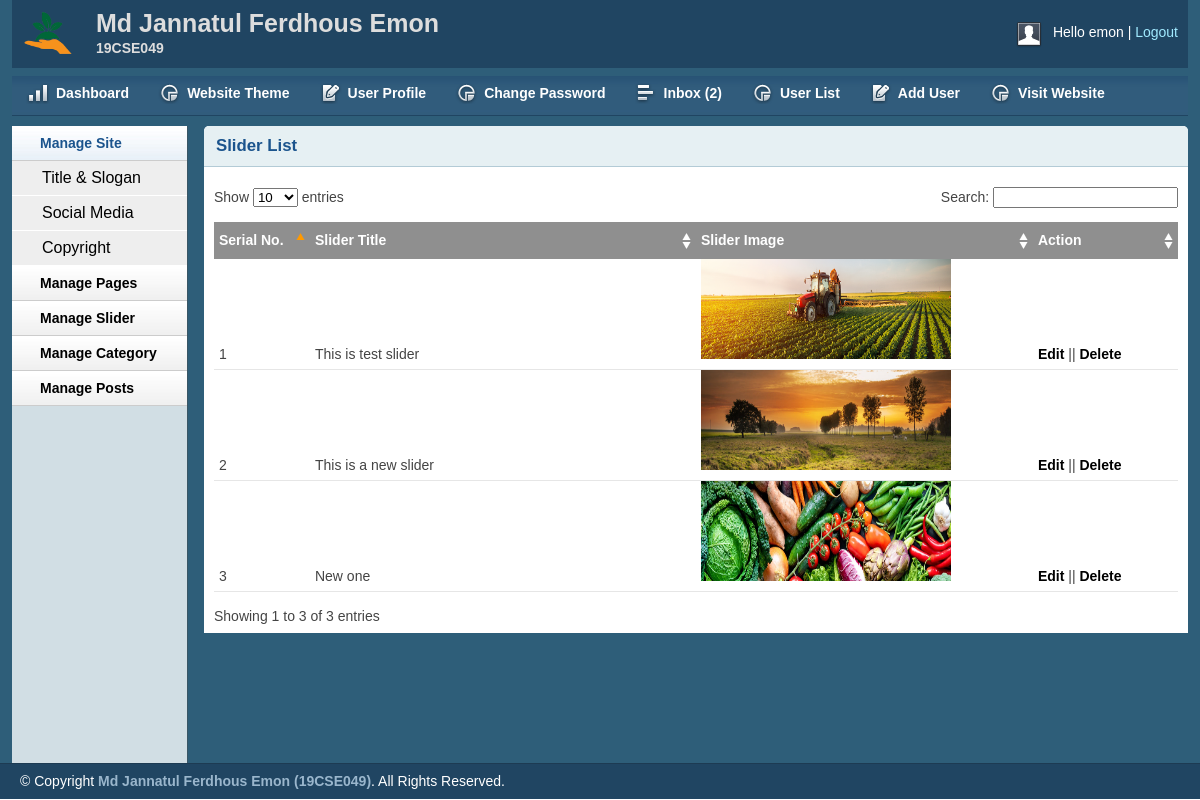
The app's page /admin/sliderlist.php (signed in) with its own data.
### tables this page shows
CREATE TABLE `title_slogan` (
  `id` int(11) NOT NULL,
  `title` varchar(255) NOT NULL,
  `slogan` varchar(255) NOT NULL,
  `logo` varchar(255) NOT NULL
);

CREATE TABLE `slider` (
  `id` int(11) NOT NULL,
  `title` varchar(255) NOT NULL,
  `image` varchar(255) NOT NULL
);

### lib/Database.php (called while the page is built, shortened)
<?php
Class Database{
	public $host   = DB_HOST;
	public $user   = DB_USER;
	public $pass   = DB_PASS;
	public $dbname = DB_NAME;
	public $link;
	private function connectDB(){
	$this->link = new mysqli($this->host, $this->user, $this->pass, $this->dbname);
 }
	public function select($query){
		$result = $this->link->query($query) or die($this->link->error.__LINE__);
		if($result->num_rows > 0){
			return $result;
		} else {
			return false;
		}
	}
}

### lib/Session.php (called while the page is built, shortened)
<?php
    class Session{
        public static function get($key){
            if(isset($_SESSION[$key])){
               return $_SESSION[$key];
            }
            else{
                return false;
            }
        }
    }
?>

### admin/sliderlist.php (the view, shortened to what this page needs)
<?php include 'inc/header.php';?>
<?php include 'inc/sidebar.php';?>
	<div class="grid_10">
		<div class="box round first grid">
			<h2>Slider List</h2>
			<div class="block">
				<table class="data display datatable" id="example">
				<thead>
					<tr>
						<th width="10%">Serial No.</th>
						<th width="40%">Slider Title</th>
						<th width="35%">Slider Image</th>
						<th width="15%">Action</th>
					</tr>
				</thead>
				<tbody>
					<?php
						$query = "SELECT * FROM slider";
						$slider = $db->select($query);
						if($slider){
							$i=0;
							while($result = $slider->fetch_assoc()){
								$i++;
					?>
					<tr class="odd gradeX">
						<td><?php echo $i; ?></td>
						<td><?php echo $result['title']; ?></td>
						<td><img src="<?php echo $result['image']; ?>" height="100px" width="250px"/></td>
						<td>
							<?php if(Session::get('userRole')=='0'){ ?>
							   <a href="editslider.php?sliderid=<?php echo $result['id']; ?>"> Edit </a> || <a onclick="return confirm('Are you sure to Delete?');" href="deleteslider.php?delsliderid=<?php echo $result['id']; ?>"> Delete </a>
							 <?php } ?>
							</td>
					</tr>
					<?php } } ?>
				</tbody>
			</table>
			</div>
		</div>
	</div>
<?php include 'inc/footer.php';?>

### admin/inc/header.php (shortened to what this page needs)
<?php
include '../lib/Session.php';
?>
<?php include '../lib/Database.php';?>
<?php
	$db = new Database();
?>
<!DOCTYPE html>
<html>
<head>
<link rel="stylesheet" type="text/css" href="css/reset.css" media="screen" />
<link rel="stylesheet" type="text/css" href="css/text.css" media="screen" />
<link rel="stylesheet" type="text/css" href="css/grid.css" media="screen" />
<link rel="stylesheet" type="text/css" href="css/layout.css" media="screen" />
<link rel="stylesheet" type="text/css" href="css/nav.css" media="screen" />
<link href="css/table/demo_page.css" rel="stylesheet" type="text/css" />
</head>
<body>
<div class="container_12">
    <div class="grid_12 header-repeat">
    <?php
        $query = "select * from title_slogan where id='1'";
        $blog = $db->select($query);
        if($blog){
            while($result = $blog->fetch_assoc()){
    ?>
        <div id="branding">
            <div class="floatleft logo">
                <img src="<?php echo $result['logo']; ?>" alt="Logo" />
            </div>
            <div class="floatleft middle">
                <h1><?php echo $result['title']; ?></h1>
                <p><?php echo $result['slogan']; ?></p>
            </div>
            <div class="floatright">
                <div class="floatleft">
                    <img src="img/img-profile.jpg" alt="Profile Pic" /></div>
                <div class="floatleft marginleft10">
                    <ul class="inline-ul floatleft">
                        <li>Hello <?php echo Session::get('username'); ?></li>
                        <li><a href="?action=logout">Logout</a></li>
                    </ul>
                </div>
            </div>
        </div>
    <?php } } ?>
    </div>
    <div class="grid_12">
        <ul class="nav main">
            <li class="ic-dashboard"><a href="index.php"><span>Dashboard</span></a> </li>
            <?php
                if(Session::get('userRole')=='0'){
            ?>
            <li class="ic-charts"><a href="theme.php"><span>Website Theme</span></a> </li>
            <?php } ?>
            <li class="ic-form-style"><a href="profile.php"><span>User Profile</span></a></li>
            <li class="ic-charts"><a href="changepassword.php"><span>Change Password</span></a></li>
            <?php
                if(Session::get('userRole')=='0' || Session::get('userRole')=='1'){
            ?>
            <li class="ic-grid-tables"><a href="inbox.php"><span>
                Inbox
                <?php
                $query = "select * from contact where status='0' order by id desc";
				$msg = $db->select($query);
                if($msg){
                    $count = mysqli_num_rows($msg);
                    echo "(".$count.")";
                }
                else{
                    echo "(0)";
                }
                ?>
                </span></a></li>
            <?php } ?>
            <li class="ic-charts"><a href="userlist.php"><span>User List</span></a></li>
            <?php
                if(Session::get('userRole')=='0'){
            ?>
            <li class="ic-form-style"><a href="adduser.php"><span>Add User</span></a></li>
            <?php } ?>
            <li class="ic-charts"><a href="../index.php"><span>Visit Website</span></a></li>
        </ul>
    </div>

### admin/css/layout.css (style rules this page uses)
body { background: #fff none repeat scroll 0 0; color: #444; font-size: 14px; padding: 0; }
.floatleft { float:left; }
.logo img { margin-top: -15px; width: 52px; }
.middle { margin-left: 22px; margin-top: -14px; }
.middle h1 { color:#ddd;margin:0 }
.middle p { color: #ddd; margin: 0; font-weight: bold; }
.floatright { float:right; }
.inline-ul li { display:inline; color:#fff; }
.marginleft10 { margin-left:10px; }
a { color: #000; font-weight:bold; text-decoration: none; }
.container_12, .container_16 { background:#2E5E79; }
h1, h2, h3, h4, h5, h6 { line-height:1.2em; margin-bottom:.3em; }
h2 { margin-top:1em; }
#branding { font-weight: normal; margin-bottom: 0; padding: 22px 10px 3px; text-align: left; }
.header-repeat { background:url(../img/header-repeat.jpg) repeat-x; }
#branding a { color:#A1EAFF; font-weight:normal; }
#branding a:before { content:" | "; color:#fff; }
#branding ul, #branding ul li { margin:0px; padding:0px; }
#branding li { padding:0px 0px 0px 0px !important; }
.box { background:#fff; margin-bottom:20px; padding:10px 10px 10px 10px; margin-left:-8px; }
.box.grid { padding-bottom:40px; }
.box.round { -moz-border-radius: 5px 5px 0px 0px; -webkit-border-radius: 5px 5px 0px 0px; border-radius: 5px 5px 0px 0px; }
.box h2 { font-size:1.2em; font-weight:bold; color:#1B548D; background:#E6F0F3; margin:-10px -10px 0 -10px; padding:10px 12px; border-bottom:1px solid #B3CBD6; -moz-border-radius: 5px 5px 0px 0px; -webkit-border-radius: 5px 5px 0px 0px; border-radius: 5px 5px 0px 0px; }
.box.first { min-height: 406px; }
.block { padding-top:20px; }
p { margin-bottom:1em; }
ul, ol { padding-top:0; }
.block { padding-bottom:1px; }
table.display { margin: 0 auto; clear: both; width: 100%; }
.sorting_asc { background: #8f8f8f url(../img/table/sort_asc.png) no-repeat center right; padding:8px 5px; text-align:left; color:#fff; }
.sorting { background:#8f8f8f url(../img/table/sort_both.png) no-repeat center right; padding:8px 5px; text-align:left; color:#fff; }
tr.odd { height: 30px; line-height: 30px; border-bottom:1px solid #e6e6e6; }
tr.even { height: 30px; line-height: 30px; border-bottom:1px solid #e6e6e6; }
tr.odd td, tr.even td { padding-left:5px; }

### records on screen
title_slogan: logo (picture), title "Md Jannatul Ferdhous Emon", slogan "19CSE049"
slider: title "This is test slider", image (picture)
slider: title "This is a new slider", image (picture)
slider: title "New one", image (picture)

### other values on screen
$count "2"
